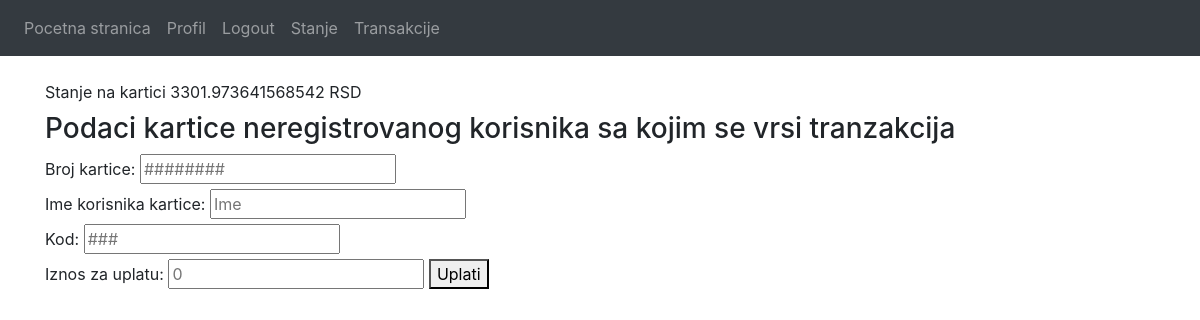
/unregistered-transactions (signed in), run on an earlier commit of the app's database.
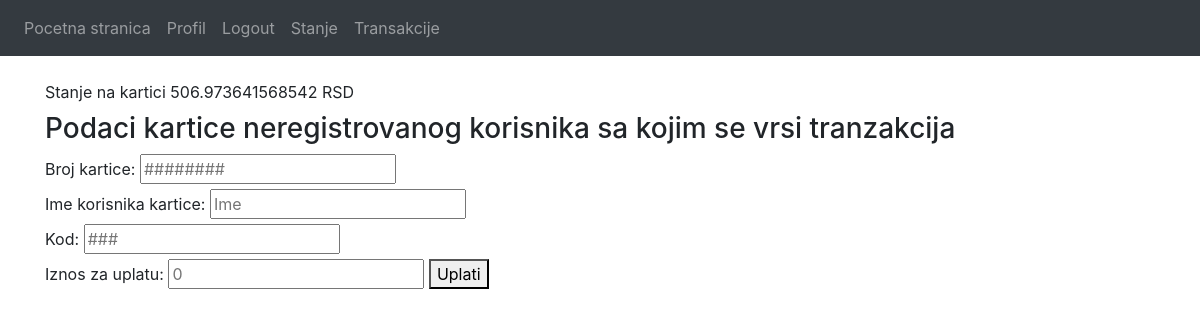
And on a later commit of the database.
### Website/models.py (models this page shows)
class CreditCard(db.Model):
    cardNumber = db.Column(db.Integer,primary_key = True)
    name = db.Column(db.String(150))
    date = db.Column(db.String(150))
    code = db.Column(db.Integer)
    state = db.Column(db.Integer)
    user_id = db.Column(db.Integer,db.ForeignKey('user.id'))

### Website/views.py (the view, shortened to what this page needs)
@views.route('/unregistered-transactions',methods=['GET','POST'])
@login_required
def unregistered_transactions():
    @copy_current_request_context
    def Thread1(ammount,name,code,creditCard):
                ammount = float(ammount)
                code = int(code)
                time.sleep(20)
                print(current_user)
                print(creditCard.state)
                if creditCard and creditCard.name == name and creditCard.code == code:
                    for currentCreditCard in current_user.creditCard:
                        if currentCreditCard.user_id == current_user.id and (currentCreditCard.state >= ammount):
                            currentCreditCard.state = currentCreditCard.state - ammount
                            creditCard.state = creditCard.state + ammount
                            new_creditCard = CreditCard(cardNumber=creditCard.cardNumber,name=creditCard.name,date=creditCard.date,code=creditCard.code,state=creditCard.state,user_id=creditCard.user_id)
                            db.session.delete(creditCard)
                            db.session.add(new_creditCard)
                            print(creditCard.state)
                            new_Transaction=Transaction(id=random.randint(0,101),type="user-transaction",state='U obradi',ammount=ammount, user_id=current_user.id, currency="RSD")
                            db.session.add(new_Transaction)
                            db.session.commit()
                            flash('Uspesno uplacen novac!',category='success')
                            return redirect(url_for('views.home'))
                        else:
                            flash('Korisnik nema dovoljno sredstava na kartici.',category="error")
                            return redirect(url_for('views.unregistered_transactions'))
                else:
                    flash('Trazena kartica ne postoji.',category="error")
                    return redirect(url_for('views.unregistered_transactions'))
    return render_template("unregistered_transactions.html", user=current_user)

### Website/__init__.py (called while the page is built)
def create_app():
    app = Flask(__name__)
    app.config['SECRET_KEY'] = 'qweqweqwe'
    app.config['SQLALCHEMY_DATABASE_URI'] = f'sqlite:///{DB_NAME}'
    db.init_app(app)
    from .views import views
    from .auth import auth
    app.register_blueprint(views, url_prefix='/')
    app.register_blueprint(auth, url_prefix='/')
    from .models import User,Currency
    create_database(app)
    login_manager = LoginManager()
    login_manager.login_view = 'auth.login'
    login_manager.init_app(app)
    @login_manager.user_loader
    def load_user(id):
        return User.query.get(int(id))
    return app

### Website/templates/unregistered_transactions.html
{% extends "base.html"  %} {% block title %}Unregistered transactions{% endblock %}
{% block content %}
    <br/>
    <div>
        <label>Stanje na kartici</label>
        {% for creditCard in user.creditCard %}
            <label> {{ creditCard.state }} RSD</label>
        {% endfor %}
    </div>
    <form method="POST">
        <h3>Podaci kartice neregistrovanog korisnika sa kojim se vrsi tranzakcija</h3>
        <div>
            <label for="cardNumber">Broj kartice:</label>
            <input type="number" id="cardNumber" name="cardNumber" placeholder="########"/>
        </div>
        <div>
            <label for="name">Ime korisnika kartice:</label>
            <input type="name" id="name" name="name" placeholder="Ime"/>
        </div>
        <div>
            <label for="code">Kod:</label>
            <input type="number" id="code" name="code" placeholder="###"/>
        </div>
        <div>
            <label for="ammount">Iznos za uplatu:</label>
            <input type="number" id="ammount" name="ammount" placeholder="0"/>
            <button type="submit">Uplati</button>
        </div>
    </form>
{% endblock %}

What changed in the data, as far as the page shows it:
changed CreditCard: state "3301.973641568542" → "506.973641568542"
